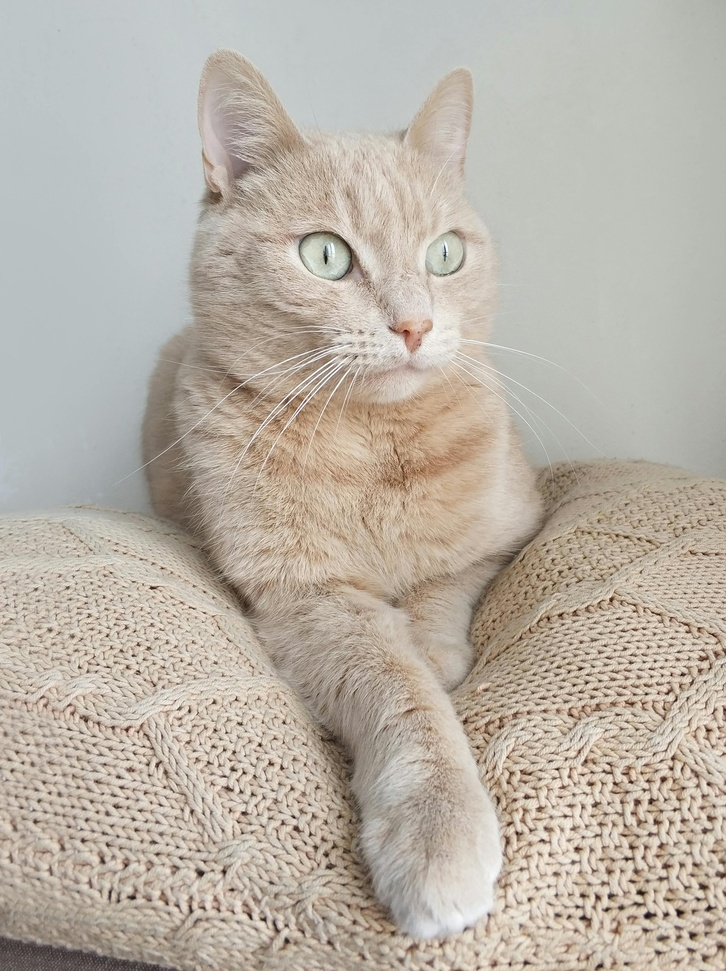
#> input picture TP2_PB/Questao_1.3/input_images/pexels-alena-koval-233944-982299.jpg, 726 x 971 px, shrunk from 2744 x 3669 before the run, found by its file name; its folder holds only this picture in this run
$ python Questao.py
#> lines starting #> are read from the running program, lines starting #| are printed output that depends on the picture
import os
import asyncio
from PIL import Image, ImageFilter
import time
import matplotlib.pyplot as plt
from concurrent.futures import ThreadPoolExecutor

async def process_image(image_path, output_dir):
    loop = asyncio.get_running_loop()
    await loop.run_in_executor(None, process_image_sync, image_path, output_dir)


def process_image_sync(image_path, output_dir):
#> called with output_dir = 'Questao_1.3/output_images'
    img = Image.open(image_path)
#> img is the input picture: PIL image 726x971 RGB; mean R, G, B 185.9, 178.1, 167.2
    img = img.filter(ImageFilter.EMBOSS)
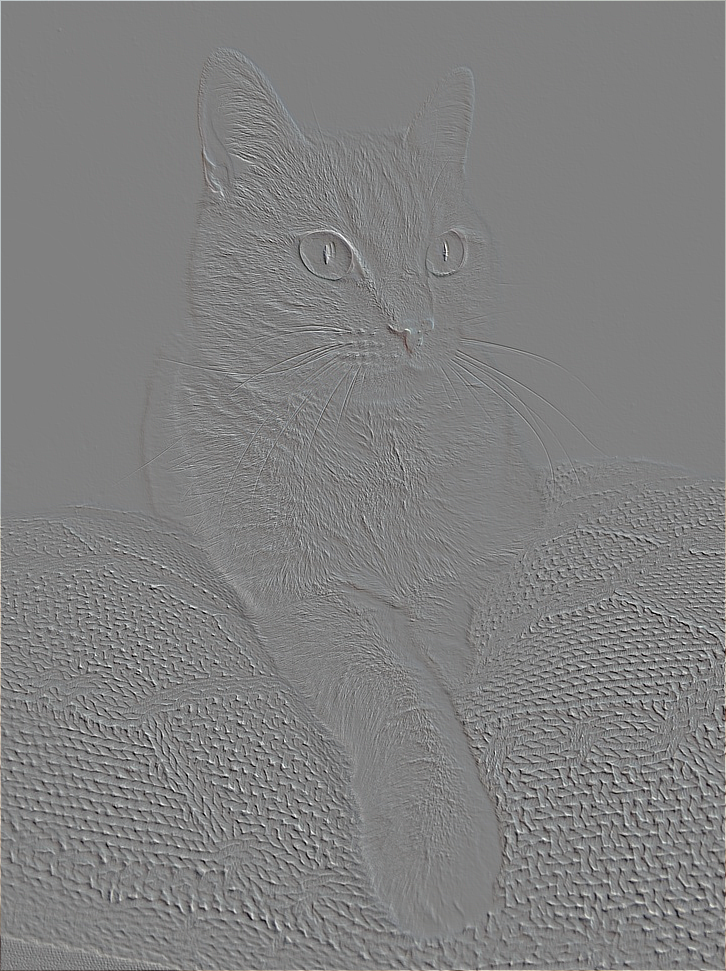
#> img: PIL image 726x971 RGB; mean R, G, B 128.3, 128.3, 128.2
    img.save(os.path.join(output_dir, os.path.basename(image_path)))


async def main_image_processing(input_dir, output_dir, num_threads):
    os.makedirs(output_dir, exist_ok=True)
    images = [
        os.path.join(input_dir, img)
        for img in os.listdir(input_dir)
        if img.endswith(".jpg")
    ]

    with ThreadPoolExecutor(max_workers=num_threads) as executor:
        loop = asyncio.get_running_loop()
        tasks = [
            loop.run_in_executor(executor, process_image_sync, img, output_dir)
            for img in images
        ]
        await asyncio.gather(*tasks)


def benchmark(input_dir, output_dir, thread_counts):
    times = []
    for num_threads in thread_counts:
        start_time = time.time()
        asyncio.run(main_image_processing(input_dir, output_dir, num_threads))
        end_time = time.time()
        times.append(end_time - start_time)
        print(f"Threads: {num_threads}, Tempo: {end_time - start_time:.2f}s")
    return times


def plot_results(thread_counts, times):
    plt.figure(figsize=(10, 6))
    plt.plot(thread_counts, times, marker="o", linestyle="-")
    plt.xlabel("Número de Threads")
    plt.ylabel("Tempo (segundos)")
    plt.title("Desempenho: Número de Threads vs Tempo")
    plt.grid()
    plt.show()
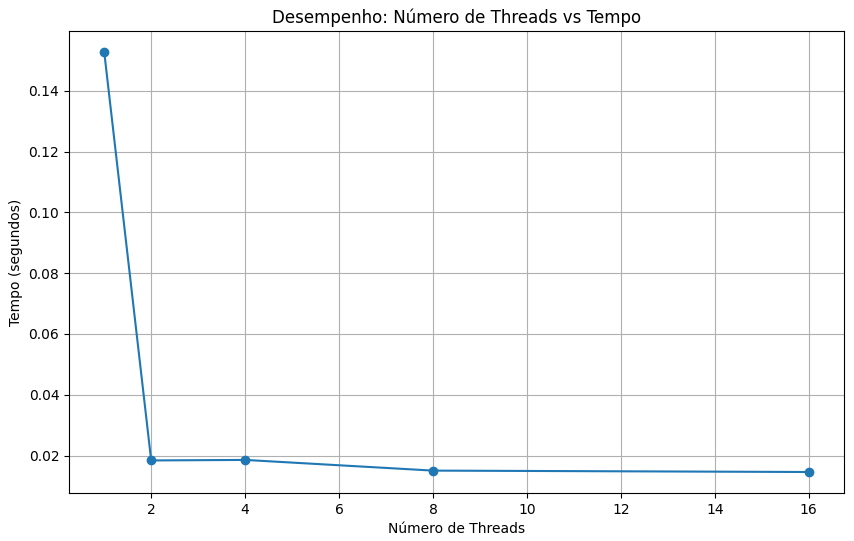
#> figure drawn by matplotlib, 1 panel


if __name__ == "__main__":
    input_dir = "Questao_1.3/input_images"
    output_dir = "Questao_1.3/output_images"
    thread_counts = [1, 2, 4, 8, 16]

    times = benchmark(input_dir, output_dir, thread_counts)
    plot_results(thread_counts, times)
